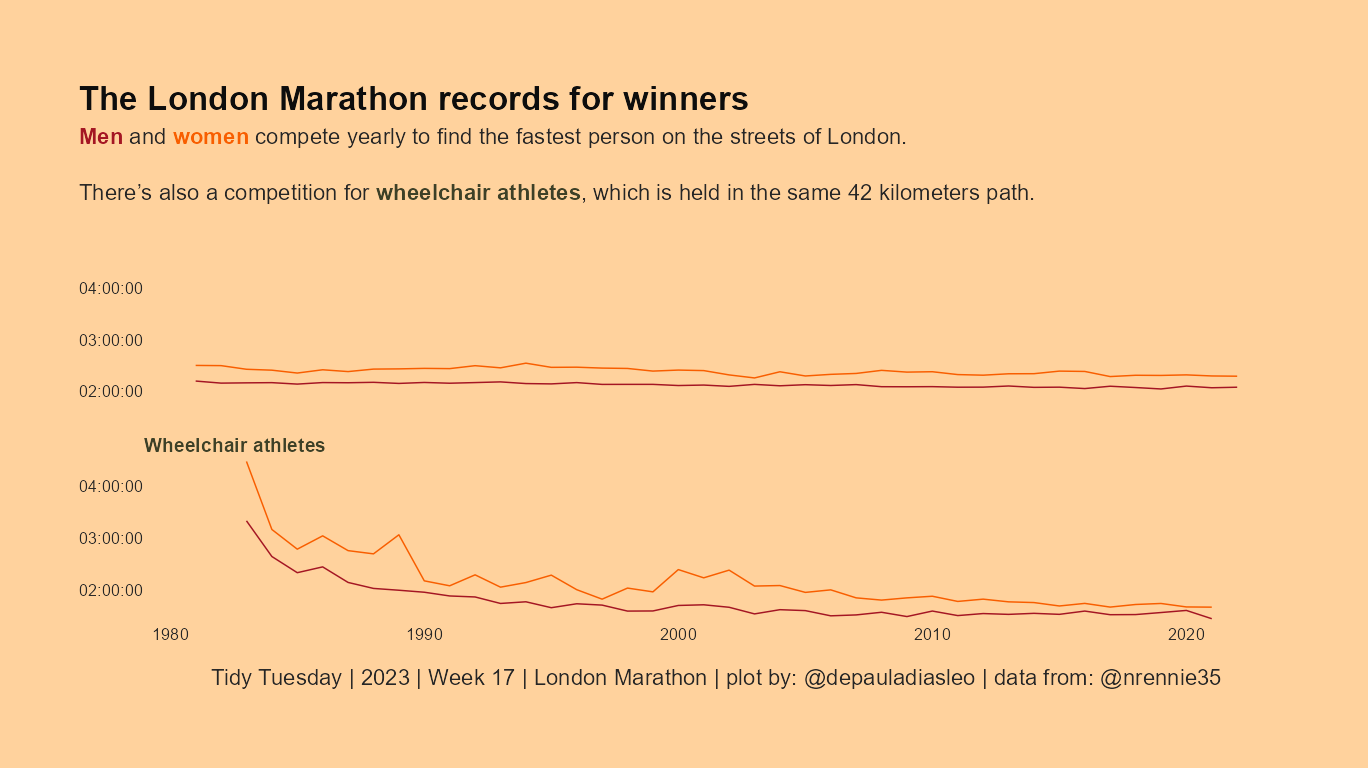

This chart was generated by the following R code:
# Título:
# Script por:
# Última atualização:


# Descrição:


# Preparação -------------------------------------------------------------------



## Bibliotecas -----------------------------------------------------------------


library(tidyverse)
library(tidytuesdayR)
library(ggtext)


# Importação de dados ----------------------------------------------------------


tuesdata <- tt_load(2023, week = 17)


df_winners <- tuesdata$winners |> 
  janitor::clean_names()


# Faxina de dados --------------------------------------------------------------


df_tidy <- 
  df_winners |> 
  mutate(wheelchair = str_extract(category, "Wheelchair"),  
         wheelchair = case_when(wheelchair == "Wheelchair" ~ "Wheelchair athletes",
                     TRUE ~ ""),
         gender = str_replace(category, "Wheelchair ", ""))


df_difference <- 
  df_tidy |> 
  select(-category) |> 
  pivot_wider(names_from = gender, values_from = time) |> 
  janitor::clean_names()


# Visualização -----------------------------------------------------------------


## Texto -----------------------------------------------------------------------


texto <- list(título = "The London Marathon records for winners",
              subtítulo = "<span style='color:#A41623'><b>Men</span></b> and <span style='color:#F85E00'><b>women</span></b> compete yearly to find the fastest person on the streets of London.<br><br>
              There's also a competition for <b><span style='color:#3D4027'>wheelchair athletes</b></span>, which is held in the same 42 kilometers path.",
              legenda = "Tidy Tuesday | 2023 | Week 17 | London Marathon | plot by: @depauladiasleo | data from: @nrennie35")



## Paleta de cores -------------------------------------------------------------


color1 <- "#A41623"

color2 <- "#F85E00"

color3 <- "#3D4027"

#918450

bg_color <- "#FFD29D"



title_color <- "gray5"

text_color <- "gray15"


palette_gender <- c(color1, color2)


## Fontes ----------------------------------------------------------------------



## Gráfico ---------------------------------------------------------------------


df_tidy |> 
  ggplot(aes(x = year)) +
  geom_line(aes(y = time, 
                color = gender)) +
  scale_color_manual(values = palette_gender) +
  theme_void() +
  theme(plot.margin =  margin(2, 2, 2, 2, "cm"),
        plot.background = element_rect(fill = bg_color,
                                       color = bg_color),
        plot.title = element_text(size = 24,
                                  face = "bold",
                                  color = title_color),
        plot.subtitle = element_markdown(size = 16,
                                         color = text_color,
                                         margin = margin(8, 0, 24, 0, "pt"),
                                         lineheight = 1.25),
        plot.caption = element_text(size = 16,
                                    color = text_color,
                                    margin = margin(20, 0, 0, 0, "pt"),
                                    hjust = 0.5),
        plot.title.position = "plot",
        legend.position = "none",
        axis.text = element_text(size = 12,
                                 color = text_color),
        strip.text = element_text(size = 14,
                                  color = color3,
                                  face = "bold",
                                  hjust = 0)
        ) +
  facet_wrap(~wheelchair, nrow = 2) +
  labs(title = texto$título,
       subtitle = texto$subtítulo,
       caption = texto$legenda)


# Exportação -------------------------------------------------------------------


ggsave("W17_London_marathon.png",
       width = 1368,
       height = 768,
       unit = "px",
       dpi = 100)
